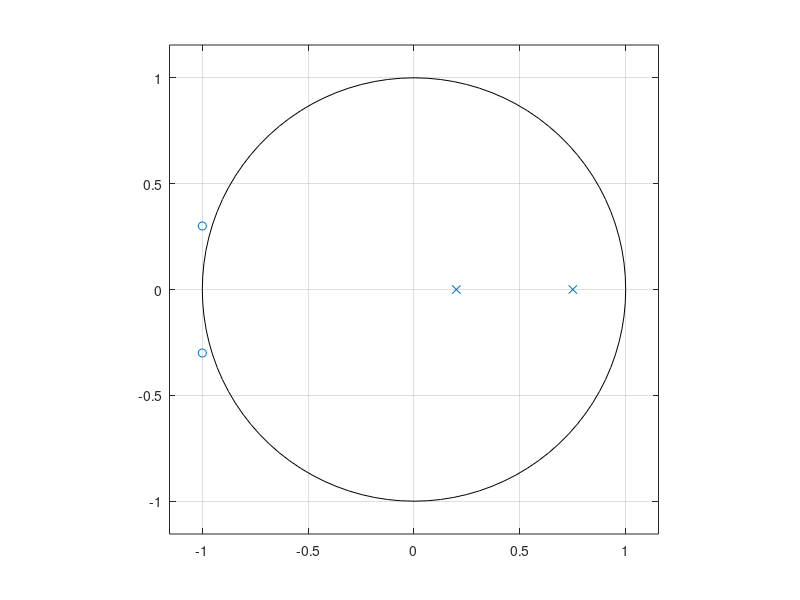

Write MATLAB code to recreate this figure.
clf;
% Define the zeros, poles, and gain
z = [-1+0.3j -1-0.3j]';
p = [1/5 3/4]';
k = 10;
% find numerator and denominator polynomial coefficients
zplane(z,p);
[num den] = zp2tf(z,p,k);
h= tf(num,den)


